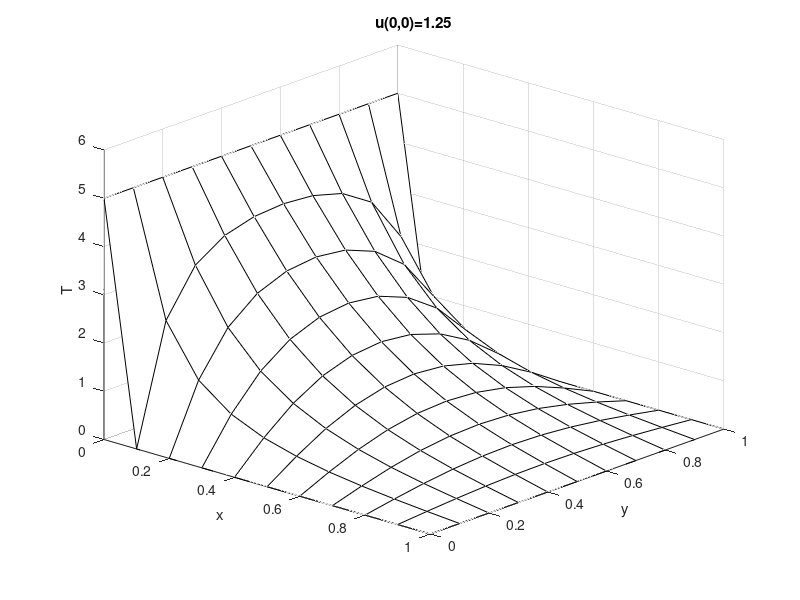

Write the MATLAB code that produced this figure.
% by martin king, 31 Aug 2008
%------------------------------
% solves 2D Laplace Equation by direct method 
% (i.e. inverse Laplacian).
% 0=u_xx+u_yy in domain [0,1]x[0,1]
% bc's: one side u=5, 3 sides u=0. 
% ic: u=0.

clear all; close all;
format long;

xmin=0.; xmax=1.0; ymin=0.; ymax=1.0;  % defining domain
dx=0.1; dy=0.1;  % grid spacing
x=[xmin:dx:xmax]; y=[ymin:dy:ymax];  % defining mesh
[X,Y]=meshgrid(x,y);  %X,Y only used for plotting later
[nx,ny]=size(X);  % setting number of grid points

Thot=5.0; Tcold=0.;  % boundary values
wallhot=find(X==xmin);  % grid point indices for hot wall
wallcold=find(X==xmax|Y==ymin|Y==ymax);  % grid point indices for cold wall

u=zeros(nx,ny);
u(wallcold)=Tcold;u(wallhot)=Thot;  %boundary conditions

I = speye(nx-2); % identity matrix
D = dx^(-2)*toeplitz([-2 1 zeros(1,nx-4)]);  % 1D Laplacian
% 2D Laplacian; difficult to explain, but this is the MATLAB way to make
% this:
L = kron(I,D) + kron(D,I); 

%forming the rhs (here, it's the b.c.'s) by taking DEL^2, 
%internal points must first be zero for this to work.
rhs=4*del2(u,dx,dy);
%the border of internal points in rhs nicely forms the b.c's; the rest of 
%the points are zero here because this is a Laplace Eq, ie f(x,y)=0.
rhs=rhs(2:end-1,2:end-1);
%reshape rhs into a vector
rhs=reshape(rhs,(nx-2)*(ny-2),1);
%don't forget we have to change the sign, when we move terms from LHS to RHS.
rhs=-1.*rhs;

utemp=L\rhs;  %all the above was done just to do this!

utemp=reshape(utemp,nx-2,ny-2);  %reshaping into a matrix

u(2:end-1,2:end-1)=utemp;  %update internal points

%plotting
        mesh(X,Y,u), axis([xmin xmax ymin ymax 0. 6]), view(42,26);
        xlabel x, ylabel y, zlabel T
        colormap(1e-6*[1 1 1]); 
        xmid=ceil(nx/2);ymid=ceil(ny/2);
        title(['u(0,0)=',num2str(u(xmid,ymid))]);
        umid=u(xmid,ymid)
%

        
    
    
    
    








